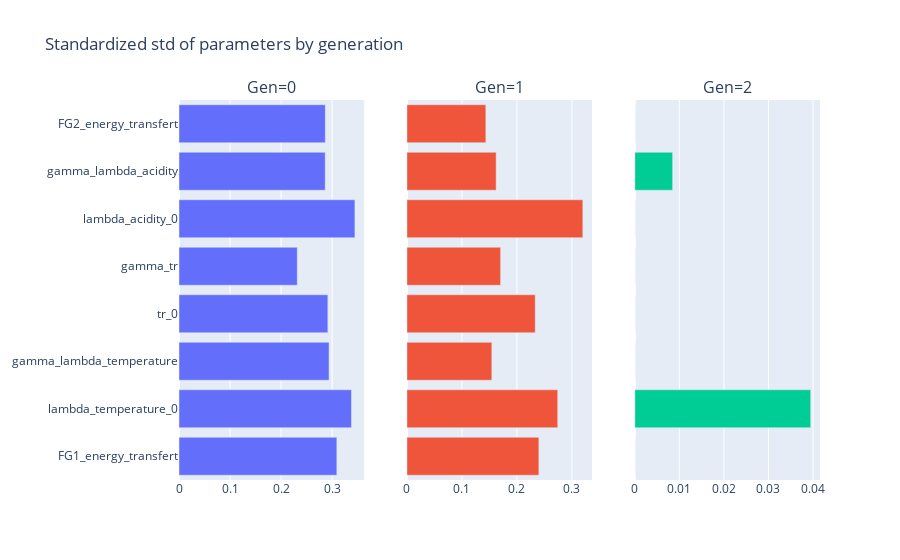

Notebook cell for this chart:
### Code cell
viewer.parameters_standardized_deviation()

### Figure 1 — Plotly figure (JSON) as saved in the notebook; plotly's stock layout.template omitted (floating-point values rounded to 4 significant figures)
{"data": [{"orientation": "h", "type": "bar", "x": [0.3093, 0.3379, 0.294, 0.2917, 0.2317, 0.3447, 0.2865, 0.2867], "xaxis": "x", "y": ["FG1_energy_transfert", "lambda_temperature_0", "gamma_lambda_temperature", "tr_0", "gamma_tr", "lambda_acidity_0", "gamma_lambda_acidity", "FG2_energy_transfert"], "yaxis": "y"}, {"orientation": "h", "type": "bar", "x": [0.2399, 0.2742, 0.1544, 0.2333, 0.1704, 0.3199, 0.1623, 0.1435], "xaxis": "x2", "y": ["FG1_energy_transfert", "lambda_temperature_0", "gamma_lambda_temperature", "tr_0", "gamma_tr", "lambda_acidity_0", "gamma_lambda_acidity", "FG2_energy_transfert"], "yaxis": "y2"}, {"orientation": "h", "type": "bar", "x": [0.0, 0.03948, 0.0, 0.0, 0.0, 0.0, 0.008488, 0.0], "xaxis": "x3", "y": ["FG1_energy_transfert", "lambda_temperature_0", "gamma_lambda_temperature", "tr_0", "gamma_tr", "lambda_acidity_0", "gamma_lambda_acidity", "FG2_energy_transfert"], "yaxis": "y3"}], "layout": {"annotations": [{"font": {"size": 16}, "showarrow": false, "text": "Gen=0", "x": 0.1444, "xanchor": "center", "xref": "paper", "y": 1, "yanchor": "bottom", "yref": "paper"}, {"font": {"size": 16}, "showarrow": false, "text": "Gen=1", "x": 0.5, "xanchor": "center", "xref": "paper", "y": 1, "yanchor": "bottom", "yref": "paper"}, {"font": {"size": 16}, "showarrow": false, "text": "Gen=2", "x": 0.8556, "xanchor": "center", "xref": "paper", "y": 1, "yanchor": "bottom", "yref": "paper"}], "showlegend": false, "title": {"text": "Standardized std of parameters by generation"}, "xaxis": {"anchor": "y", "domain": [0, 0.2889]}, "xaxis2": {"anchor": "y2", "domain": [0.3556, 0.6444]}, "xaxis3": {"anchor": "y3", "domain": [0.7111, 1]}, "yaxis": {"anchor": "x", "domain": [0, 1]}, "yaxis2": {"anchor": "x2", "domain": [0, 1], "matches": "y", "showticklabels": false}, "yaxis3": {"anchor": "x3", "domain": [0, 1], "matches": "y", "showticklabels": false}}}
